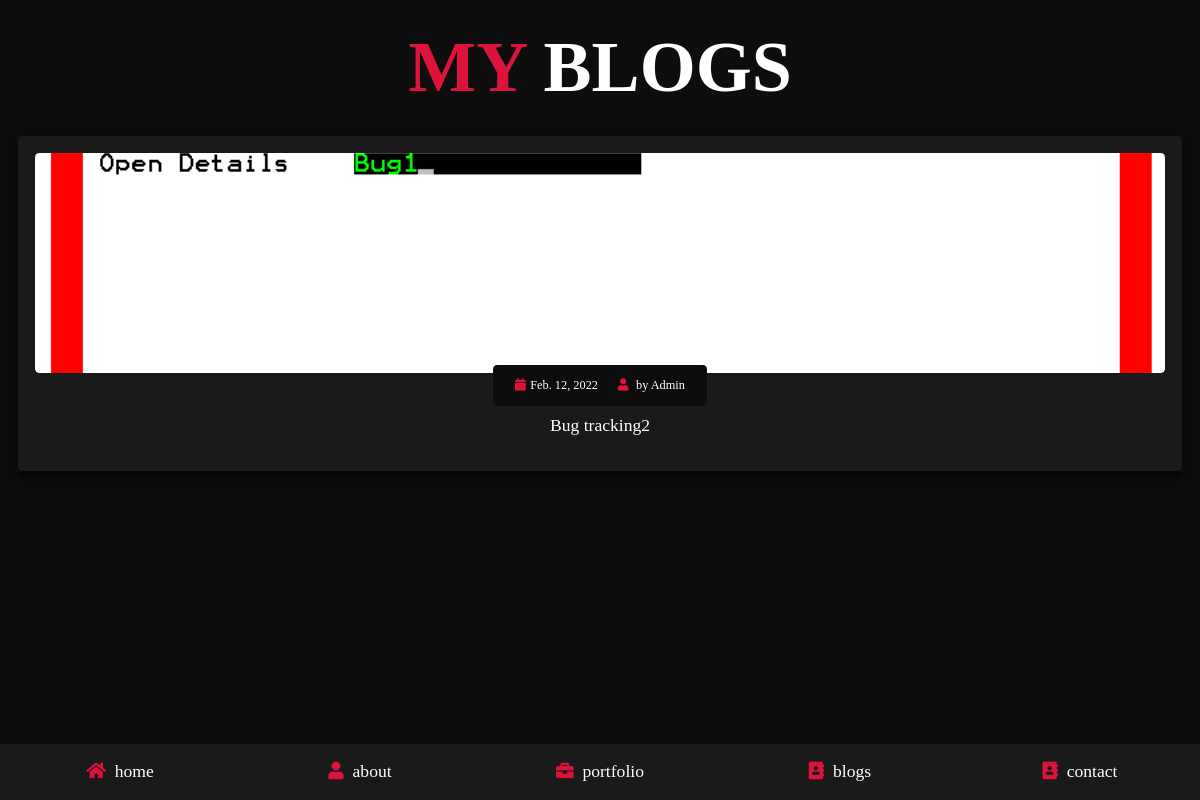
Screenshot of /bug-tracking2/ with the database file from the repository.
### home/models.py (models this page shows)
class blog(models.Model):
    title=models.CharField(max_length=100)
    date_added=models.DateField(auto_now_add=True)
    author_name=models.CharField(max_length=100,default="unknown")
    feature_image=models.ImageField(upload_to="media",blank=True)
    desc=tinymce_models.HTMLField()
    slug=AutoSlugField(populate_from='title',unique=True,default=None)
    class meta:
        ordering=['-date_added']

### mywebsite/views.py (the view)
# urls.py: path('<slug:slug>/',views.myblog,name='blog_detail'),
def myblog(request,slug):
    blugs=blog.objects.get(slug=slug)
    return render(request,"blog_details.html",{'bl':blugs})

### templates/blog_details.html
{% extends "navbar.html" %}
{% block content %}
<section class="blogs" id="blogs">
    <h1 class="heading"> <span>my</span> blogs </h1>
    <div class="box-container">
        <div class="box">
            <div class="image">
                <img src="/media/{{bl.feature_image}}" alt="">
            </div>
            <div class="content">
                <div class="icons">
                    <a href="#"> <i class="fas fa-calendar"></i>{{bl.date_added}}</a>
                    <a href="#"> <i class="fas fa-user"></i> by {{bl.author_name}} </a>
                </div>
                <h3>{{bl.title}}</h3>
                <p>{{bl.desc|safe}}</p>
            </div>
        </div>
    </div>
</section>
{% endblock %}

### static/css/mystyle.css (style rules this page uses)
* { font-family: "cosmic Sans MS",Times; margin: 0; padding: 0; -webkit-box-sizing: border-box; box-sizing: border-box; text-decoration: none; outline: none; border: none; }
html { font-size: 62.5%; overflow-x: hidden; }
body { background: #0d0d0d; padding-bottom: 6.5rem; }
section { padding: 5rem 9%; }
.heading { text-align: center; font-size: 6vw; color: #fff; margin-bottom: 3rem; text-transform: uppercase; }
.heading span { text-transform: uppercase; color: crimson; }
.blogs .box-container { display: -ms-grid; display: grid; -ms-grid-columns: (minmax(31rem, 1fr))[auto-fit]; grid-template-columns: repeat(auto-fit, minmax(31rem, 1fr)); gap: 1.5rem; }
.blogs .box-container .box { text-align: center; padding: 2rem; border-radius: .5rem; background: #1a1a1a; -webkit-box-shadow: 0 0.5rem 1rem rgba(0, 0, 0, 0.7); box-shadow: 0 0.5rem 1rem rgba(0, 0, 0, 0.7); }
.blogs .box-container .box .image { height: 25rem; width: 100%; border-radius: .5rem; overflow: hidden; }
.blogs .box-container .box .image img { height: 100%; width: 100%; -o-object-fit: cover; object-fit: cover; -webkit-transition: .2s linear; transition: .2s linear; }
.blogs .box-container .box .content .icons { position: relative; top: -1rem; border-radius: .5rem; padding: 1.5rem; display: inline-block; background: #0d0d0d; }
.blogs .box-container .box .content .icons a { font-size: 1.4rem; margin: 0 1rem; color: #fff; }
.blogs .box-container .box .content .icons a i { padding-right: .5rem; color: crimson; }
.blogs .box-container .box .content h3 { font-size: 2rem; color: #fff; font-weight: normal; }
.blogs .box-container .box .content p { font-size: 1.5rem; color: #aaa; padding: 1rem 0; line-height: 2; }
@media (max-width: 1200px) { html { font-size: 55%; } }
@media (max-width: 1200px) { section { padding: 3rem 2rem; } }

### rows the page displays
blog: feature_image (picture), date_added "Feb. 12, 2022", author_name "Admin", title "Bug tracking2"
